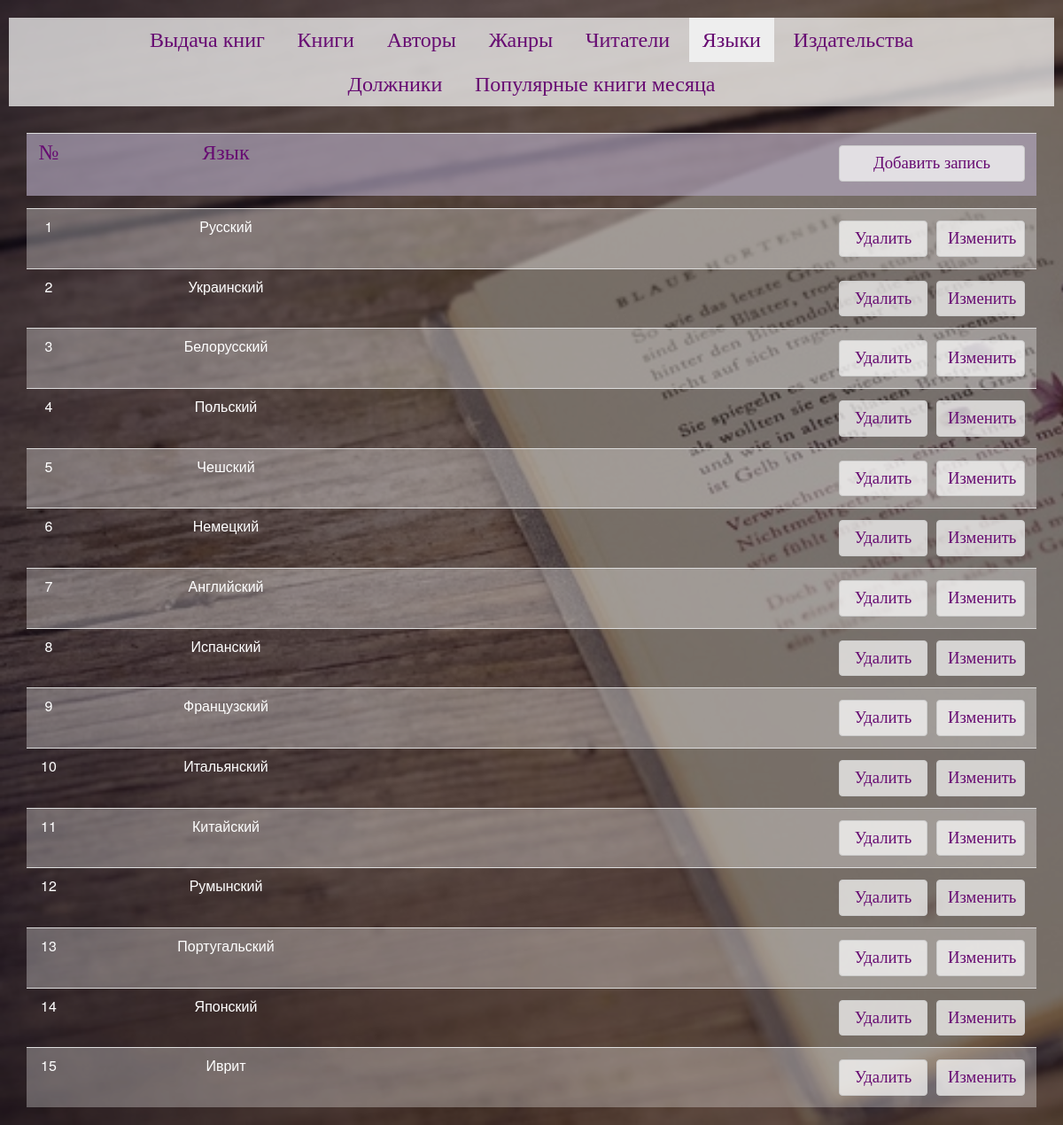
Page /tables/languages.php on the committed database.
### tables this page shows
CREATE TABLE IF NOT EXISTS `languages` (
  `lang_id` int(11) NOT NULL AUTO_INCREMENT,
  `language` varchar(30) NOT NULL,
  PRIMARY KEY (`lang_id`),
  UNIQUE KEY `language` (`language`)
);

### tables/languages.php (the view, shortened to what this page needs)
<?php
class Languages extends Db {
    public function fetchAll(){
        $conn = $this->ConnectDB();
        $stmt = $conn->prepare("SELECT * FROM `languages` ORDER BY lang_id");
        $stmt->execute();
        $result = $stmt->fetchAll();
        return $result;
    }
}
$out = new Languages();
$rows = $out->fetchAll();
?>
<!DOCTYPE>
<html>
<head>
    <link rel="stylesheet" href="../css/bootstrap.css">
    <link rel="stylesheet" href="../css/tables.css">
</head>
<body>
<div class="container">
        <nav id="header" class="navbar navbar-fixed-top" role="navigation">
            <ul id="panel" class="nav navbar-nav">
                <li><a href="output.php">Выдача книг</a></li>
                <li><a href="books.php">Книги</a></li>
                <li><a href="authors.php">Авторы</a></li>
                <li><a href="genres.php">Жанры</a></li>
                <li><a href="readers.php">Читатели</a></li>
                <li id="current"><a href="languages.php">Языки</a></li>
                <li><a href="publishers.php">Издательства</a></li><br>
                <li><a href="debtors.php">Должники</a></li>
                <li><a href="popular.php">Популярные книги месяца</a></li>
            </ul>
            <div class="container">
                <table class="title table table-striped">
                    <tr>
                        <td width="50">№</td>
                        <td width="350">Язык</td>
                        <td><button id="add-btn" type="button" class="btn btn-default" data-toggle="modal" data-target="#addModal">Добавить запись</button>
                        </td>
                    </tr>
                </table>
            </div>
        </nav>
        <div class="table-responsive">
            <table class="table table-striped"  style="text-align: center;">
                <?php for ($i = 0; $i < count($rows); $i++) {?>
                    <tr data-id="<?= $rows[$i]['lang_id']?>" data-language="<?= $rows[$i]['language']?>">
                        <td width="50"><?= $rows[$i]['lang_id']?></td>
                        <td width="350"><?= $rows[$i]['language']?></td>
                        <td><button name="edit" type="button" class="btn btn-default" data-toggle="modal" data-target="#editModal">Изменить</button>
                            <input name="delete" type="button" class="btn btn-default" value="Удалить"></td>
                    </tr>
                <?php } ?>
            </table>
        </div>
</div>
</body>
</html>

### css/tables.css (style rules this page uses)
html { background-image: url(../img/2.jpg); background-color: rgba(0, 0, 0, 0.5); background-blend-mode: darken; background-attachment: fixed; background-size: cover; }
body { padding-top: 70px; width: 100%; height: 100%; background: 0; }
.table { margin-top: 165px; color: #ffffff; }
.btn-default { float: right; margin: 5; width: 100px; font-size: 14pt; font-family: "Monotype Corsiva", bold; }
#header { border: 0; padding: 10px; background-image: url(../img/2.jpg); background-color: rgba(0, 0, 0, 0.5); background-blend-mode: darken; background-attachment: fixed; background-size: cover; }
.title { height: 71px; border: 0; color: #670b72; font-size: 18pt; font-family: "Monotype Corsiva", bold; background-color: rgba(116, 97, 141, 0.5); text-align: center; margin-top: 30px; margin-bottom: 0; }
#panel { color: #670b72; font-size: 20pt; font-family: "Monotype Corsiva", bold; background-color: rgba(255, 255, 255, 0.7); border-color: #cccccc; margin-top: 10px; float: none; text-align: center; }
#panel li { color: #670b72; display: inline-block; }
#panel a { color: #670b72; font-size: 18pt; font-family: "Monotype Corsiva", bold; }
#current { text-decoration: none; background-color: #eeeeee; }
#add-btn { width: 210px; }
.navbar-nav > li { float: none; }

### rows in the picture
languages: lang_id "1", language "Русский"
languages: lang_id "2", language "Украинский"
languages: lang_id "3", language "Белорусский"
languages: lang_id "4", language "Польский"
languages: lang_id "5", language "Чешский"
languages: lang_id "6", language "Немецкий"
languages: lang_id "7", language "Английский"
languages: lang_id "8", language "Испанский"
languages: lang_id "9", language "Французский"
languages: lang_id "10", language "Итальянский"
languages: lang_id "11", language "Китайский"
languages: lang_id "12", language "Румынский"
languages: lang_id "13", language "Португальский"
languages: lang_id "14", language "Японский"
languages: lang_id "15", language "Иврит"
